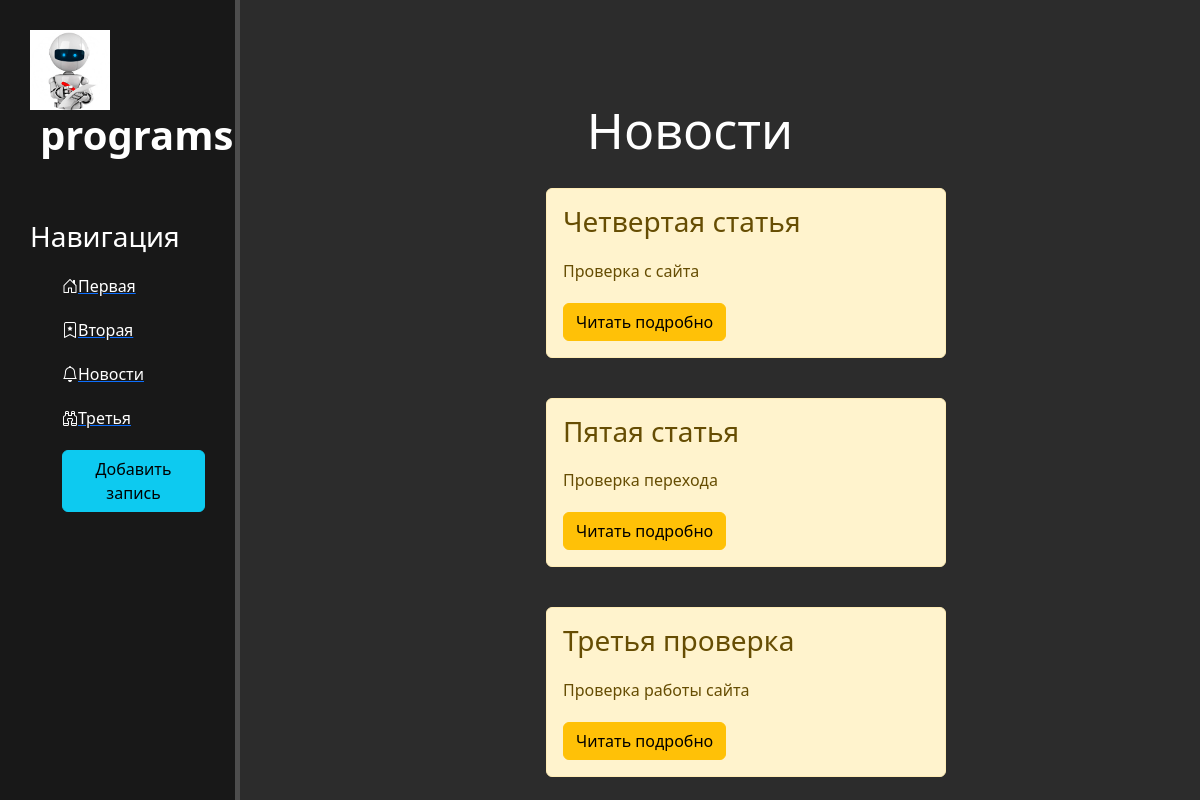
/textsuit/, run on an earlier commit of the app's database.
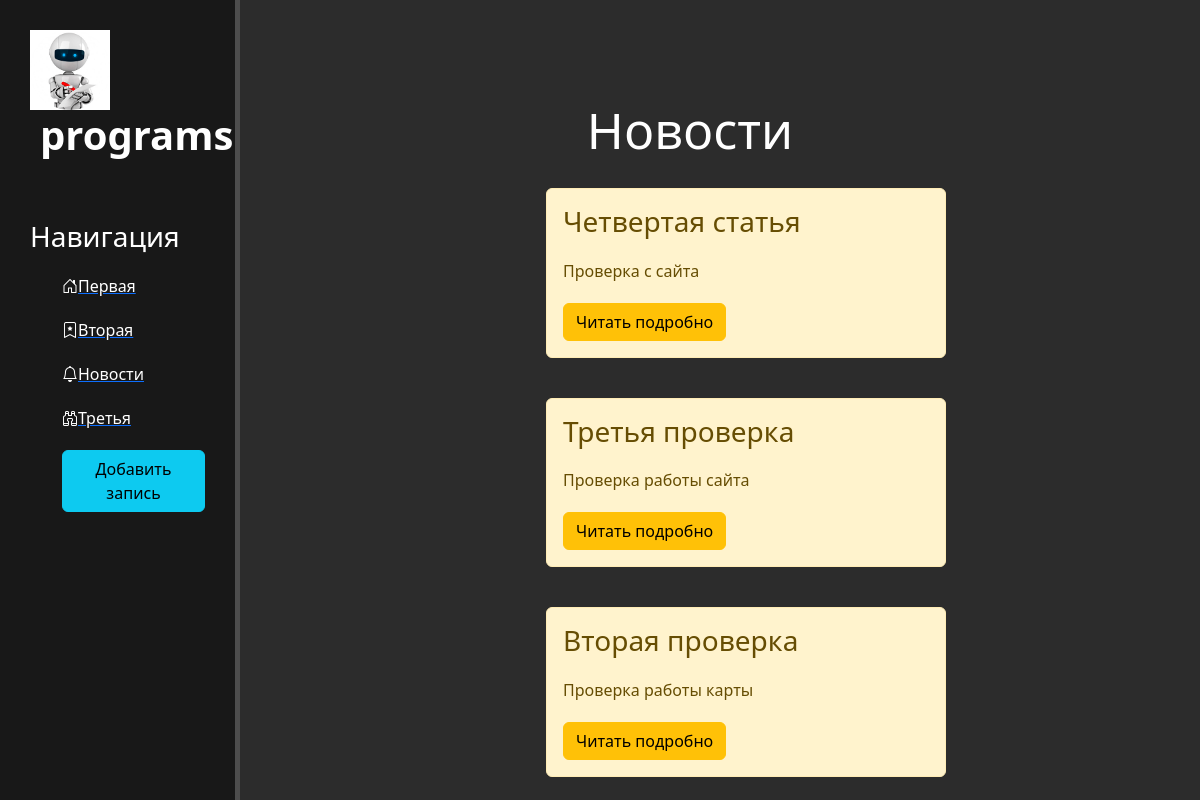
And on a later commit of the database.
### textsuit/models.py (models this page shows, shortened)
class Pablic(models.Model):
    title = models.CharField('Заголовок', max_length=50)
    anons = models.CharField('Подзаголовок', max_length=250)
    full_text = models.TextField('Текст')
    date = models.DateTimeField('Публикация')
    class Meta:
        verbose_name = 'Новость'
        verbose_name_plural = 'Новости'

### textsuit/views.py (the view)
# urls.py: path('', views.textsuit_home, name='textsuit_home'),
def textsuit_home(request):
    news = Pablic.objects.order_by('-date')[:3]
    return render(request, 'textsuit/textsuit_home.html', {'news': news})

### textsuit/templates/textsuit/textsuit_home.html (shortened to what this page needs)
{% extends 'main/layout.html' %}
{% block content %}
    <div class="features">
        <h1>Новости</h1>
        {% if news %}
            {% for el in news %}
                <div class="alert alert-warning">
                    <h3>{{ el.title }}</h3>
                    <p>{{ el.anons }}</p>
                    <a href="{% url 'detail' el.id %}" class="btn btn-warning">Читать подробно</a>
                </div>
            {% endfor %}
        {% else %}
            <p>Нет записей</p>
        {% endif %}
    </div>
{% endblock %}

What changed in the data, as far as the page shows it:
removed Pablic: title "Пятая статья", anons "Проверка перехода"
now on this page (row unchanged): Pablic: title "Вторая проверка", anons "Проверка работы карты"
